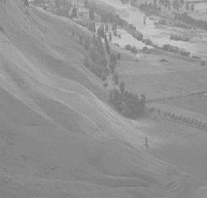
#> input picture PDI/Aula 2025 Histogramas/wiki.png, 207 x 198 px
$ python 'ccf 394 2025 Aula 2 cod 7 contraste log.py'
#> lines starting #> are read from the running program, lines starting #| are printed output that depends on the picture; long printed decimals are rounded
import cv2
import numpy as np
import matplotlib.pyplot as plt

# Read an image
image = cv2.imread('wiki.png', cv2.IMREAD_GRAYSCALE)
#> image is the input picture: shape (198, 207); min 114, max 208, mean 147

# Apply log transformation method
c = 255 / np.log(1+np.max(image))
#> c = 47.73
print(np.max(image))
#| 208
print(c)
#| 47.732
log_image = c * (np.log(image + 1))
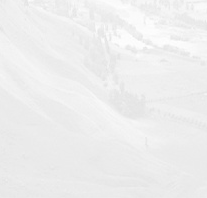
#> log_image: shape (198, 207) float16; min 226.5, max 255, mean 238.2
print(log_image)
#> (printed output is left out)

# Specify the data type so that
# float value will be converted to int
log_image = np.array(log_image, dtype = np.uint8)

# Display both images
cv2.imshow("Entrada", image)

cv2.imshow("saida", log_image)
cv2.waitKey(0)
